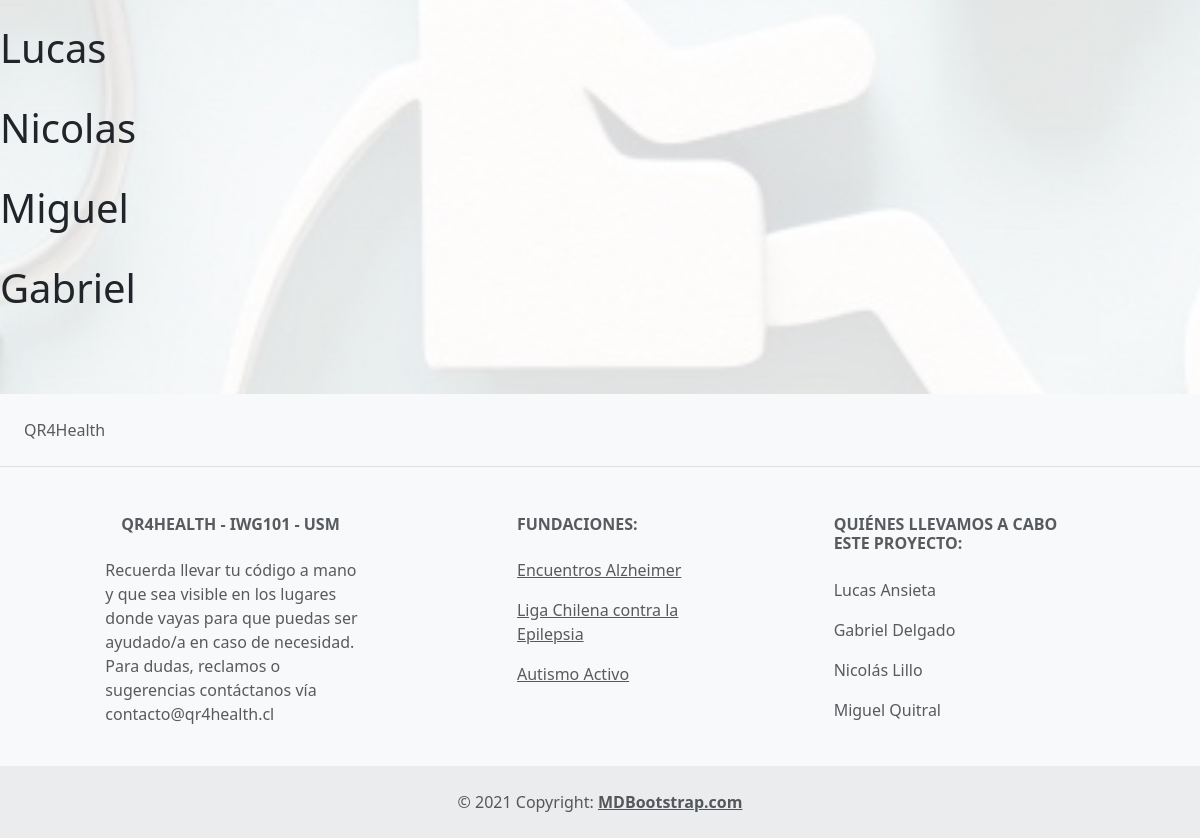
The app's page /users/ (lower part), older data.
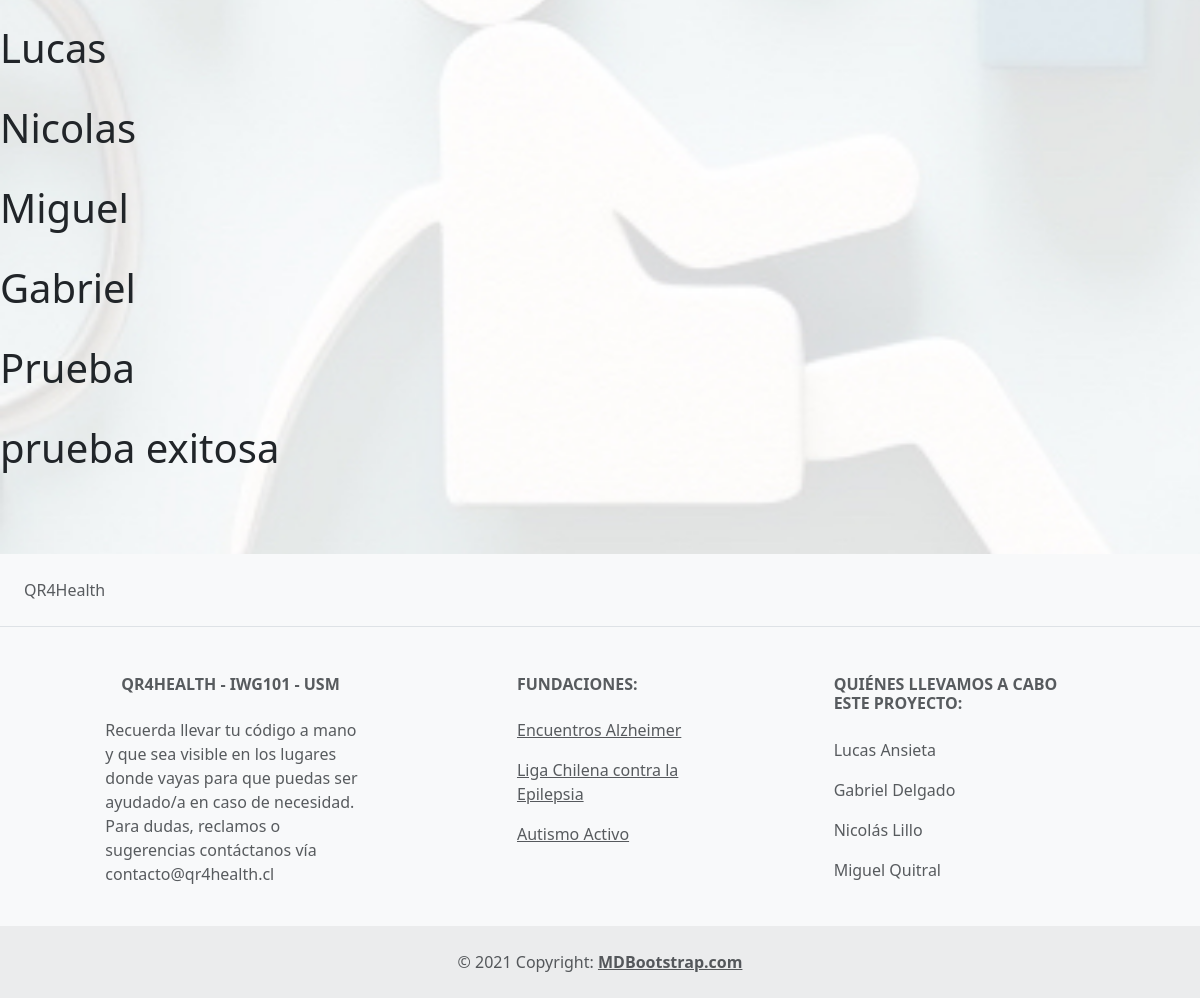
The same page, newer data.
### myapp/models.py (models this page shows, shortened)
class Usuario(models.Model):
    name = models.CharField(max_length=20)
    padecimiento = models.CharField(max_length=20, default="default")
    alergias = models.TextField()
    contact = models.CharField(max_length=20)
    num_contact = models.IntegerField()
    recomendaciones_condicion = models.TextField(default="No se encontraron recomendaciones para esta condición")
    codigo= models.TextField(default="default")
    user= models.ForeignKey(User, on_delete=models.CASCADE, null=True, blank=True)

### myapp/views.py (the view)
# urls.py: path('users/', views.user, name="users"),
def user(request):
    users = Usuario.objects.all()
    return render(request, "users.html", {"users" : users})

### myapp/templates/users.html (shortened to what this page needs)
{% extends "layouts/base.html" %}
{% load static %}
{% block content %}
<p>
{% for user in users %}
<h1>
    {{ user.name }}
</h1>
{% endfor %}
</p>
{% endblock %}

Row changes from the older to the newer data that the page shows:
added Usuario: name "Prueba"
added Usuario: name "prueba exitosa"
